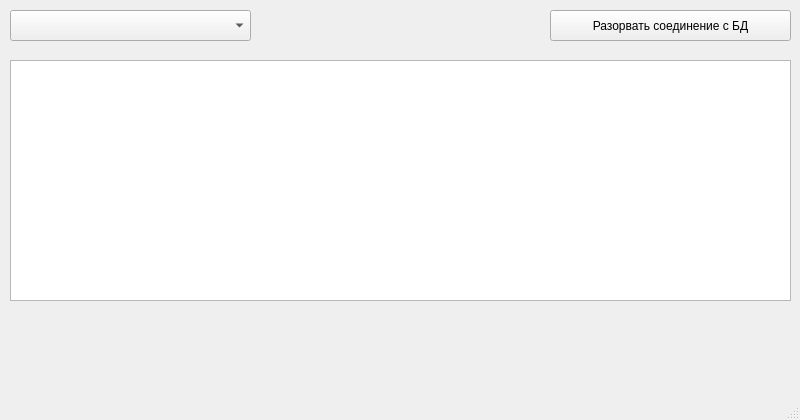
<?xml version="1.0" encoding="UTF-8"?>
<ui version="4.0">
 <class>TablesWindow</class>
 <widget class="QMainWindow" name="TablesWindow">
  <property name="geometry">
   <rect>
    <x>0</x>
    <y>0</y>
    <width>800</width>
    <height>420</height>
   </rect>
  </property>
  <property name="minimumSize">
   <size>
    <width>800</width>
    <height>420</height>
   </size>
  </property>
  <property name="maximumSize">
   <size>
    <width>800</width>
    <height>420</height>
   </size>
  </property>
  <property name="windowTitle">
   <string>Вывод таблиц</string>
  </property>
  <widget class="QWidget" name="centralwidget">
   <widget class="QPushButton" name="pushButtonpushButton_db_disconnect">
    <property name="geometry">
     <rect>
      <x>550</x>
      <y>10</y>
      <width>241</width>
      <height>31</height>
     </rect>
    </property>
    <property name="text">
     <string>Разорвать соединение с БД</string>
    </property>
   </widget>
   <widget class="QComboBox" name="comboBox_tables_list">
    <property name="geometry">
     <rect>
      <x>10</x>
      <y>10</y>
      <width>241</width>
      <height>31</height>
     </rect>
    </property>
   </widget>
   <widget class="QTableView" name="tableView_db">
    <property name="geometry">
     <rect>
      <x>10</x>
      <y>60</y>
      <width>781</width>
      <height>241</height>
     </rect>
    </property>
   </widget>
  </widget>
  <widget class="QMenuBar" name="menubar">
   <property name="geometry">
    <rect>
     <x>0</x>
     <y>0</y>
     <width>800</width>
     <height>22</height>
    </rect>
   </property>
  </widget>
  <widget class="QStatusBar" name="statusbar"/>
 </widget>
 <resources/>
 <connections/>
</ui>
